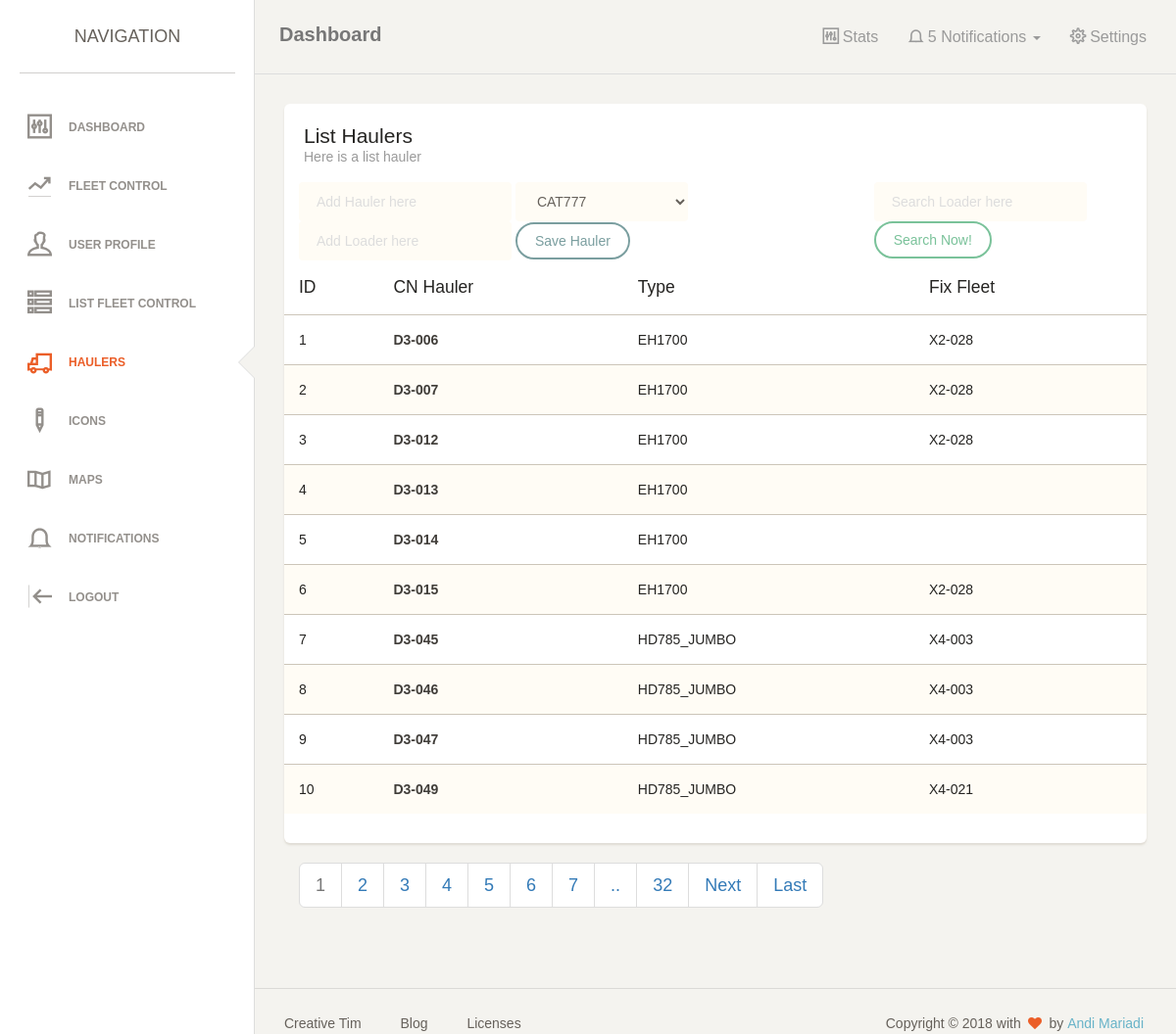
Page /index.php?hauler (signed in) on the committed database.
### tables this page shows
CREATE TABLE IF NOT EXISTS `tbhauler` (
  `cn_hauler` varchar(10) NOT NULL,
  `type` varchar(100) NOT NULL,
  `fix_fleet` varchar(10) NOT NULL
);

CREATE TABLE IF NOT EXISTS `enum` (
`id` int(10) NOT NULL,
  `name` varchar(100) NOT NULL,
  `type` varchar(50) NOT NULL,
  `refid` int(10) NOT NULL
);

### system/crud.php (called while the page is built, shortened)
<?php
class crud
{
	private $server = 'localhost';
	private $user = 'root';
	private $pass = '';
	private $database = 'fleet_control';
	public $connection;
	function __construct() {
		$this->connection = new mysqli($this->server, $this->user, $this->pass, $this->database);
	}
	public function query($sql='')
	{
		$query = $this->connection->query($sql) or die ($this->connection->error);
	    return $query;
	}
	public function get_paging_info($tot_rows,$pp,$curr_page) {
	    $pages = ceil($tot_rows / $pp);
	    $data = array();
	    $data['si']        = ($curr_page * $pp) - $pp;
	    $data['pages']     = $pages;
	    $data['curr_page'] = $curr_page;
	    return $data;
	}
}
?>

### page/list_hauler.php (the view, shortened to what this page needs)
<?php
$p = $pit;
?>
<div class="content">
            <div class="container-fluid">
                <div class="row">
                    <div class="col-md-12">
                        <div class="card">
                            <div class="header">
                                <h4 class="title">List Haulers</h4>
                                <p class="category">Here is a list hauler</p>
                            </div>
                            <div class="content table-responsive table-full-width">
                              <div class="col-md-8">
                              <form class="form-inline" method="post">
                                <div class="form-group mb-2">
                                  <input type="text" name="hauler" class="form-control" id="staticEmail2" placeholder="Add Hauler here">
                                </div>
                                <div class="form-group mx-sm-3 mb-2">
                                  <select class="form-control" name="type">
                                    <?php
                                    $sql = "SELECT * FROM `enum` WHERE `type` = 'type_hauler'";
                                    $sql = $db->query($sql);
                                    while ($data = mysqli_fetch_assoc($sql)) {
                                      echo '<option value="' . $data['id'] . '">' . $data['name'] . '</option>';
                                    }
                                    ?>
                                  </select>
                                </div>
                                <div class="form-group mb-2">
                                  <input type="text" name="loader" class="form-control" id="staticEmail2" placeholder="Add Loader here">
                                </div>
                                <button type="submit" class="btn btn-primary mb-2" name="save">Save Hauler</button>
                              </form>
                              </div>
                              <div class="col-md-4">
                                <form class="form-inline" method="GET">
                                  <div class="form-group mb-2">
                                    <input type="text" id="val_search" class="form-control"  placeholder="Search Loader here">
                                  </div>
                                  <a href="#" class="btn btn-success mb-2" id="search">Search Now!</a>
                                </form>
                              </div>
                                <table class="table table-striped">
                                    <thead>
                                      <th>ID</th>
                                      <th>CN Hauler</th>
                                    	<th>Type</th>
                                    	<th>Fix Fleet</th>
                                    </thead>
                                    <tbody>
                                    <?php
                                    $no = 0;
                                        $p = empty($p) ? 1 : $p;
                                        $per_page = 10;
                                        $start = ($p - 1) * $per_page;
                                        if (isset($ds)) {
                                          $sql = "SELECT `cn_hauler`, `enum`.`name` as `type`, `fix_fleet` FROM `tbhauler` LEFT JOIN `enum` ON `tbhauler`.`type` = `enum`.`id` WHERE `cn_hauler` LIKE '{$ds}%' ORDER BY `cn_hauler` ASC";
                                        } else {
                                          $sql = "SELECT `cn_hauler`, `enum`.`name` as `type`, `fix_fleet` FROM `tbhauler` LEFT JOIN `enum` ON `tbhauler`.`type` = `enum`.`id` ORDER BY `cn_hauler` ASC";
                                        }
                                        $sql_limit = $sql . " LIMIT $start, $per_page";
                                        $total = mysqli_num_rows($db->query($sql));
                                        $page_total =  ceil($total / $per_page);
                                        $sql = $db->query($sql_limit);
                                        while ($data = mysqli_fetch_assoc($sql)) {
                                            $no++;
                                    ?>
                                        <tr>
                                        	<td><?php echo $no; ?></td>
                                        	<td><strong><?php echo $data['cn_hauler']; ?></strong></td>
                                        	<td><?php echo $data['type']; ?></td>
                                        	<td><?php echo $data['fix_fleet']; ?></td>
                                        </tr>
                                        <?php } ?>
                                    </tbody>
                                </table>
                            </div>
                            <div class="col-md-12">
                                        <nav aria-label="...">
                                            <ul class="pagination pagination-lg">
                                              <?php
                                               $paging_info = $db->get_paging_info($page_total,1,$p);
                                               ?>
                                                  <?php
                                                      $max = 7;
                                                      if($paging_info['curr_page'] < $max)
                                                          $sp = 1;
                                                      elseif($paging_info['curr_page'] >= ($paging_info['pages'] - floor($max / 2)) )
                                                          $sp = $paging_info['pages'] - $max + 1;
                                                      elseif($paging_info['curr_page'] >= $max)
                                                          $sp = $paging_info['curr_page']  - floor($max/2);
                                                  ?>
                                                  <?php for($i = $sp; $i <= ($sp + $max -1);$i++) : ?>
                                                      <?php if($paging_info['curr_page'] == $i) : ?>
                                                          <li class="page-item disabled"><a href="#" class="page-link"><?php echo $i; ?></a></li>
                                                      <?php else : ?>
                                                          <li class="page-item"><a href='?hauler&<?php echo $i;?>' title='Page <?php echo $i; ?>' class="page-link"><?php echo $i; ?></a></li>
                                                      <?php endif; ?>
                                                  <?php endfor; ?>
                                                  <?php if($paging_info['curr_page'] < ($paging_info['pages'] - floor($max / 2))) : ?>
                                                      <li class="page-item"><a href='#' title='..' class="page-link">..</a></li>
                                                      <li class="page-item"><a href='?hauler&<?php echo $paging_info['pages'];?>' title='Page <?php echo $paging_info['pages']; ?>' class="page-link"><?php echo $paging_info['pages']; ?></a></li>
                                                  <?php endif; ?>
                                                  <?php if($paging_info['curr_page'] < $paging_info['pages']) : ?>
                                                      <li class="page-item"><a href='?hauler&<?php echo ($paging_info['curr_page'] + 1);?>' title='Page <?php echo ($paging_info['curr_page'] + 1); ?>' class="page-link">Next</a></li>
                                                      <li class="page-item"><a href='?hauler&<?php echo $paging_info['pages'];?>' title='Page <?php echo $paging_info['pages']; ?>' class="page-link">Last</a></li>
                                                  <?php endif; ?>
                                            </ul>
                                          </nav>
                            </div>
                        </div>
                    </div>
                </div>
            </div>
</div>

### rows in the picture
tbhauler: cn_hauler "D3-006", enum.name "EH1700", fix_fleet "X2-028"
tbhauler: cn_hauler "D3-007", enum.name "EH1700", fix_fleet "X2-028"
tbhauler: cn_hauler "D3-012", enum.name "EH1700", fix_fleet "X2-028"
tbhauler: cn_hauler "D3-013", enum.name "EH1700"
tbhauler: cn_hauler "D3-014", enum.name "EH1700"
tbhauler: cn_hauler "D3-015", enum.name "EH1700", fix_fleet "X2-028"
tbhauler: cn_hauler "D3-045", enum.name "HD785_JUMBO", fix_fleet "X4-003"
tbhauler: cn_hauler "D3-046", enum.name "HD785_JUMBO", fix_fleet "X4-003"
tbhauler: cn_hauler "D3-047", enum.name "HD785_JUMBO", fix_fleet "X4-003"
tbhauler: cn_hauler "D3-049", enum.name "HD785_JUMBO", fix_fleet "X4-021"

### other values in the picture
$paging_info['pages'] "32"
form field type "CAT777"
